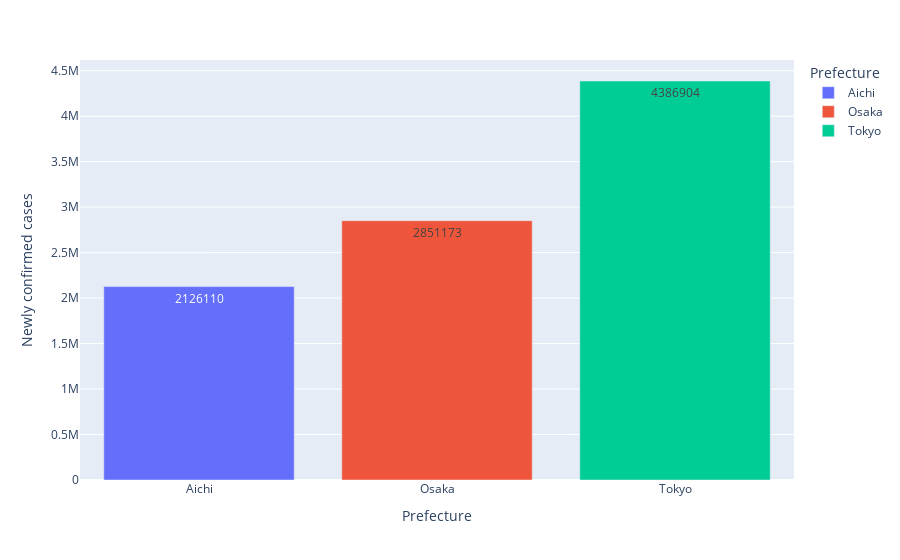

Notebook code for this chart:
### Code cell
#minimum
import plotly.express as px
fig = px.bar(data2,
             x = "Prefecture",
             y = "Newly confirmed cases",
             color = "Prefecture",
             text = "Newly confirmed cases"
            )
fig.show()

### Figure 1 — Plotly figure (JSON) as saved in the notebook; plotly's stock layout.template omitted (floating-point values rounded to 4 significant figures)
{"data": [{"alignmentgroup": "True", "hovertemplate": "Prefecture=%{x}<br>Newly confirmed cases=%{text}<extra></extra>", "legendgroup": "Aichi", "marker": {"color": "#636efa", "pattern": {"shape": ""}}, "name": "Aichi", "offsetgroup": "Aichi", "orientation": "v", "showlegend": true, "text": [2126110], "textposition": "auto", "type": "bar", "x": ["Aichi"], "xaxis": "x", "y": [2126110], "yaxis": "y"}, {"alignmentgroup": "True", "hovertemplate": "Prefecture=%{x}<br>Newly confirmed cases=%{text}<extra></extra>", "legendgroup": "Osaka", "marker": {"color": "#EF553B", "pattern": {"shape": ""}}, "name": "Osaka", "offsetgroup": "Osaka", "orientation": "v", "showlegend": true, "text": [2851173], "textposition": "auto", "type": "bar", "x": ["Osaka"], "xaxis": "x", "y": [2851173], "yaxis": "y"}, {"alignmentgroup": "True", "hovertemplate": "Prefecture=%{x}<br>Newly confirmed cases=%{text}<extra></extra>", "legendgroup": "Tokyo", "marker": {"color": "#00cc96", "pattern": {"shape": ""}}, "name": "Tokyo", "offsetgroup": "Tokyo", "orientation": "v", "showlegend": true, "text": [4386904], "textposition": "auto", "type": "bar", "x": ["Tokyo"], "xaxis": "x", "y": [4386904], "yaxis": "y"}], "layout": {"barmode": "relative", "legend": {"title": {"text": "Prefecture"}, "tracegroupgap": 0}, "margin": {"t": 60}, "xaxis": {"anchor": "y", "categoryarray": ["Aichi", "Osaka", "Tokyo"], "categoryorder": "array", "domain": [0, 1], "title": {"text": "Prefecture"}}, "yaxis": {"anchor": "x", "domain": [0, 1], "title": {"text": "Newly confirmed cases"}}}}
